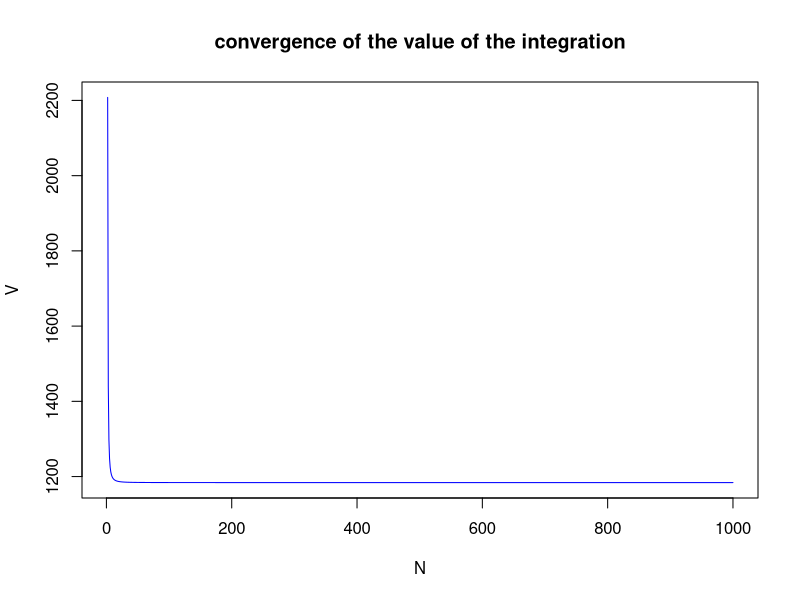

This figure's R source:
## Integration by trapezoidal rule
## We integrate f(x)=x^3 + 5x in the range [a, b]

f <- function(x) {
  return (x^3 + 5*x)
}

Trap <- function(a, b, N) {
  interval <- (b - a)/(N - 1) ## There are N points evenly placed at an interval
  S <- 0.0
  x <- 0.0
  for (n in 1:N) {
    x <- a + (n-1)*interval
    if (n==1 || n==N) weight <- interval/2 else weight <- interval
    S <- S + weight*f(x)
  }
  return(S)
}
Trap(0, 8, 1000)

V <- c()
N <- c()
for (i in 1:1000) {
  V <- c(V, Trap(0, 8, i))
  N <- c(N, i)
}
plot (N, V, col="blue", type="l", main="convergence of the value of the integration")
